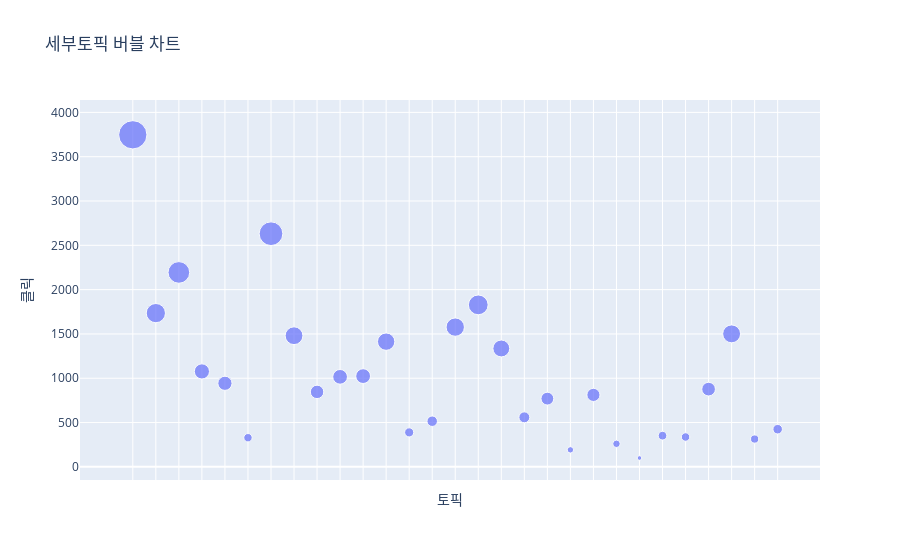

Here is the notebook cell this chart was saved with:
### Code cell
# 버블차트(Plotly)
if HAS_PLOTLY and len(sub_counts)>0:
    sc = pd.DataFrame(list(sub_counts.items()), columns=["토픽","클릭"])
    fig = px.scatter(sc, x="토픽", y="클릭", size="클릭", title="세부토픽 버블 차트")
    fig.update_xaxes(showticklabels=False)  # 라벨 너무 많으면 숨김
    fig.show()

### Figure 1 — Plotly figure (JSON) as saved in the notebook; plotly's stock layout.template omitted (floating-point values rounded to 4 significant figures)
{"data": [{"hovertemplate": "토픽=%{x}<br>클릭=%{marker.size}<extra></extra>", "legendgroup": "", "marker": {"color": "#636efa", "size": [3747, 1735, 2194, 1077, 943, 329, 2631, 1480, 846, 1016, 1024, 1413, 389, 515, 1577, 1828, 1336, 559, 770, 192, 812, 260, 100, 352, 337, 877, 1501, 314, 425], "sizemode": "area", "sizeref": 9.367, "symbol": "circle"}, "mode": "markers", "name": "", "orientation": "v", "showlegend": false, "type": "scatter", "x": ["환율원자재", "지정학공급망", "금리", "예금", "청약", "재건축", "반도체", "전기차", "AI인프라", "ETF", "중국", "미국", "소비", "대출", "아파트", "가격", "전세", "노동", "거래량", "리츠", "거시기초", "보험", "가계부채", "경기순환", "국제기구", "로봇", "기초", "정책세금", "공모주"], "xaxis": "x", "y": [3747, 1735, 2194, 1077, 943, 329, 2631, 1480, 846, 1016, 1024, 1413, 389, 515, 1577, 1828, 1336, 559, 770, 192, 812, 260, 100, 352, 337, 877, 1501, 314, 425], "yaxis": "y"}], "layout": {"legend": {"itemsizing": "constant", "tracegroupgap": 0}, "title": {"text": "세부토픽 버블 차트"}, "xaxis": {"anchor": "y", "domain": [0, 1], "showticklabels": false, "title": {"text": "토픽"}}, "yaxis": {"anchor": "x", "domain": [0, 1], "title": {"text": "클릭"}}}}
